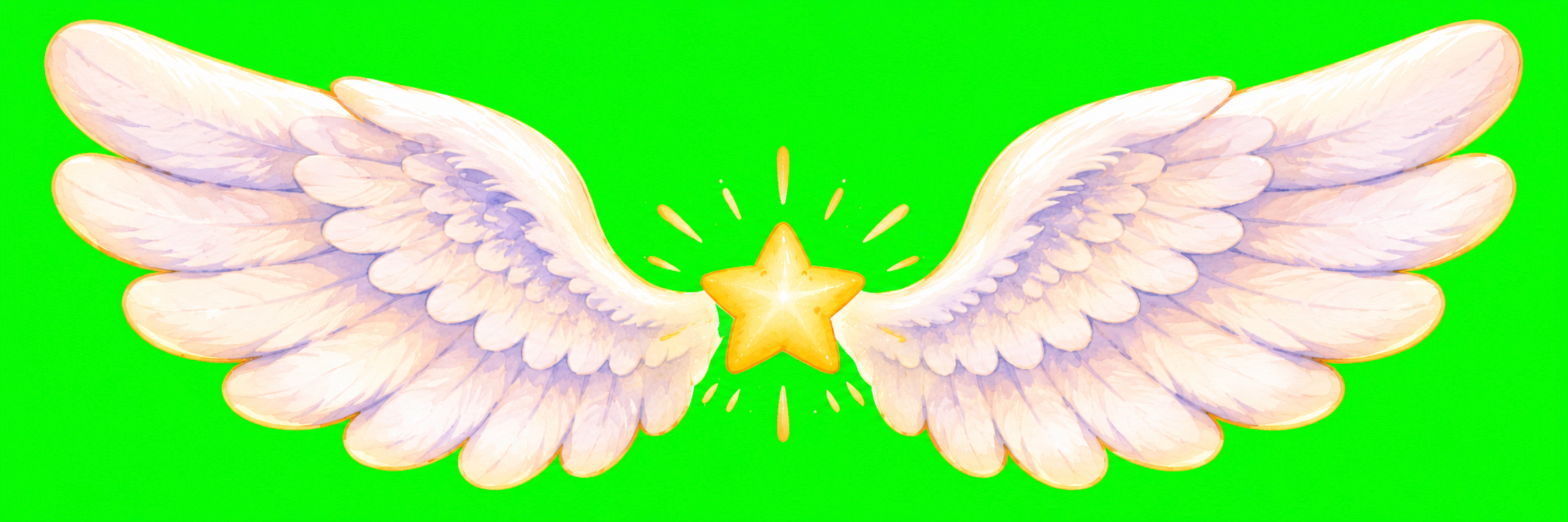
#> input picture fuentes/ilustraciones_alas_croma.png, 1568 x 522 px
$ python alas_acuarela.py
#> lines starting #> are read from the running program, lines starting #| are printed output that depends on the picture
"""Recorta las alas en acuarela hechas con ChatGPT sobre verde croma
(fuentes/ilustraciones_alas_croma.png) y las guarda con fondo transparente en img/alas.webp.
Uso: python3 fuentes/alas_acuarela.py"""
import pathlib
import numpy as np
from PIL import Image
raiz = pathlib.Path(__file__).resolve().parent.parent
a = np.asarray(Image.open(raiz / 'fuentes' / 'ilustraciones_alas_croma.png').convert('RGB')).astype(float)
r, g, b = a[..., 0], a[..., 1], a[..., 2]
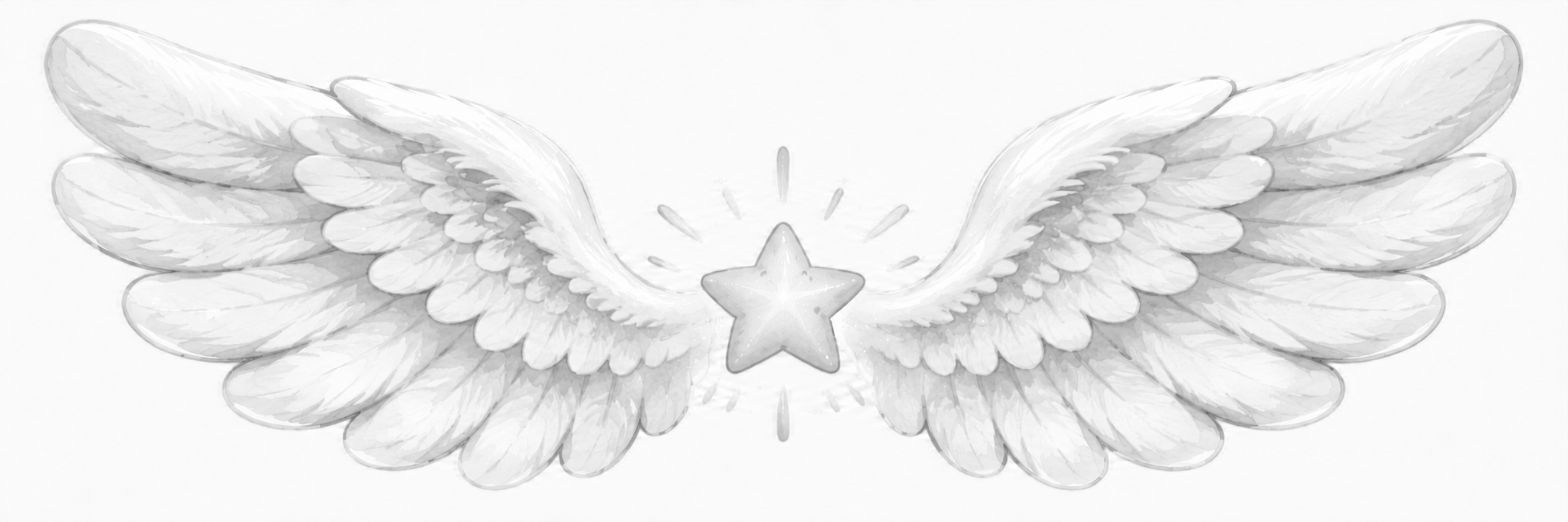
#> g: shape (522, 1568) float64; min 96, max 255, mean 237
verde = g - np.maximum(r, b)                 # cuánto «verde croma» tiene cada píxel
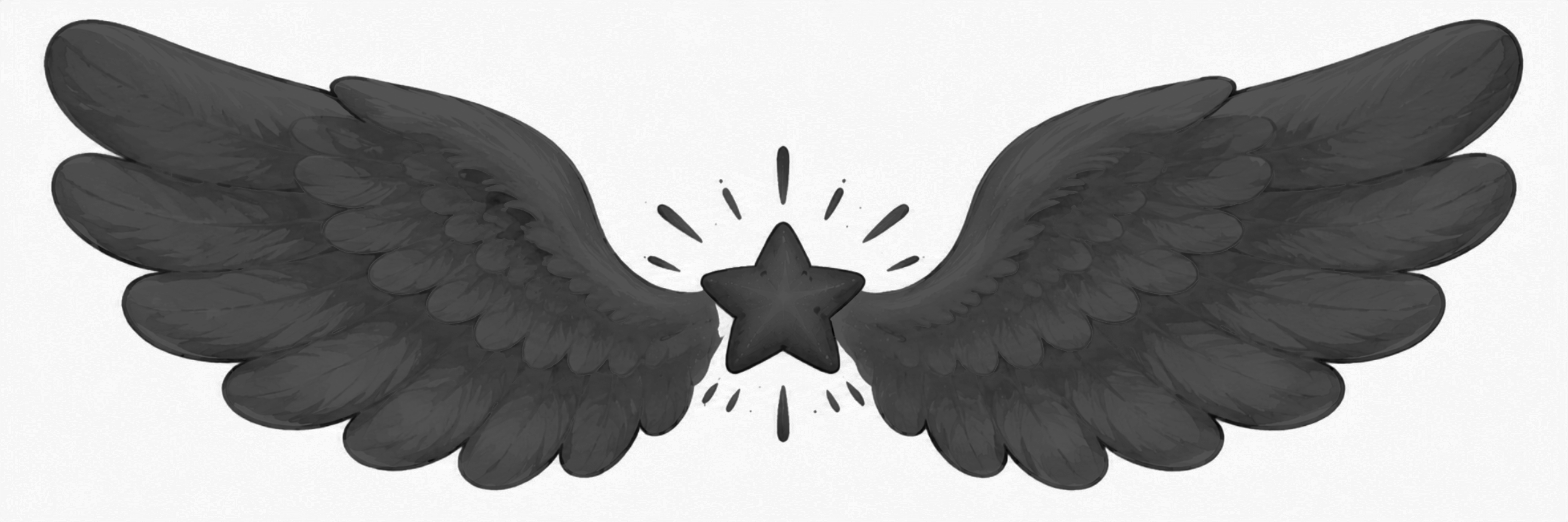
#> verde: shape (522, 1568) float64; min -122, max 253, mean 109.4; drawn with min black and max white
alfa = np.clip(1 - (verde - 40) / 120, 0, 1)  # >160 = fondo, <40 = ala
# quita el reflejo verde de los bordes
g2 = np.where(verde > 0, np.minimum(g, np.maximum(r, b)), g)
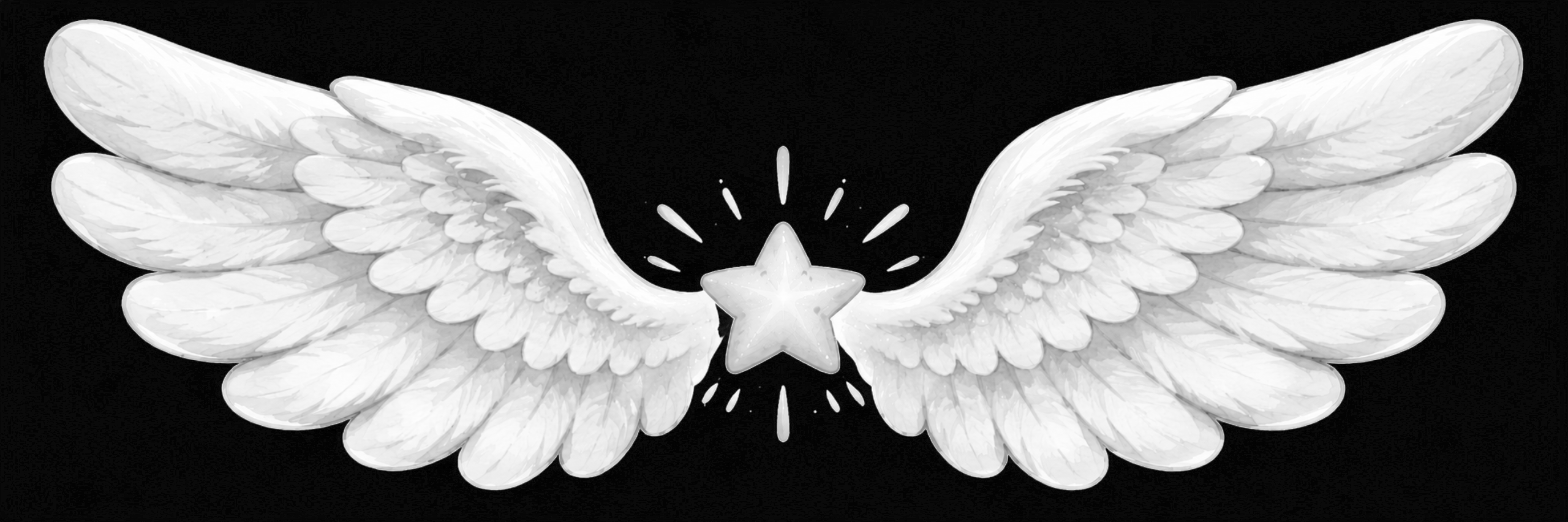
#> g2: shape (522, 1568) float64; min 0, max 255, mean 116.4
out = np.dstack([r, g2, b, alfa * 255]).astype(np.uint8)
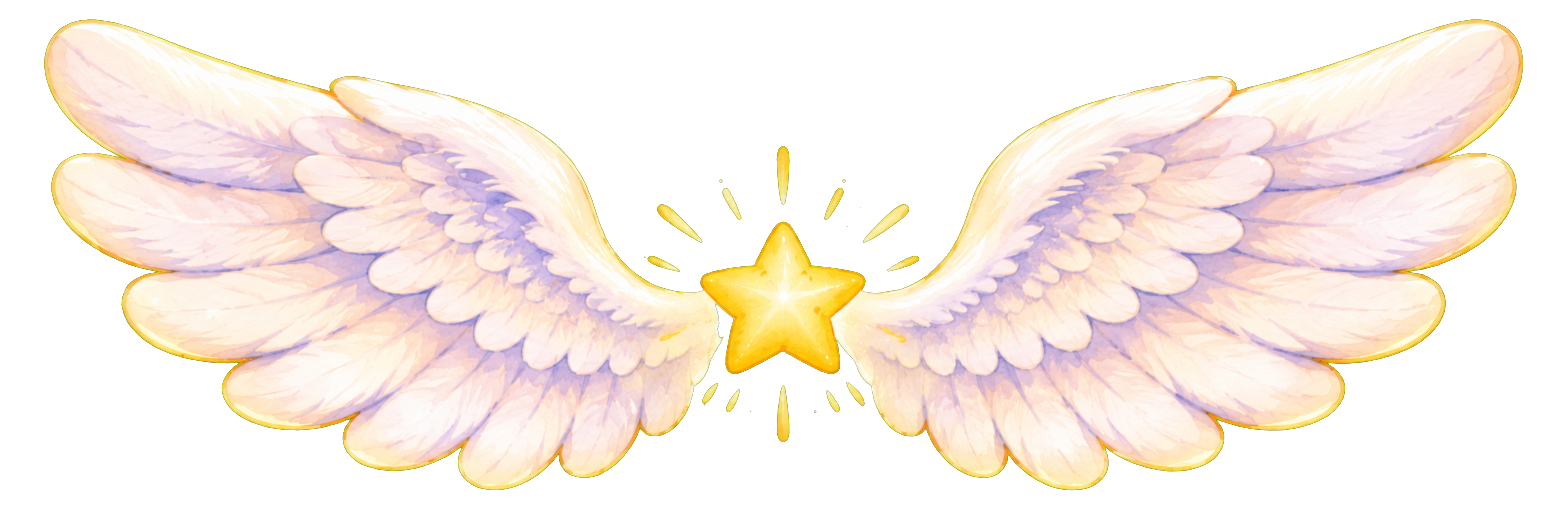
#> out: shape (522, 1568, 4); mean of channels 0, 1, 2, 3 127.1, 116.4, 106.2, 128; transparent parts drawn white
im = Image.fromarray(out, 'RGBA')
im = im.crop(im.getchannel('A').point(lambda v: 255 if v > 20 else 0).getbbox())
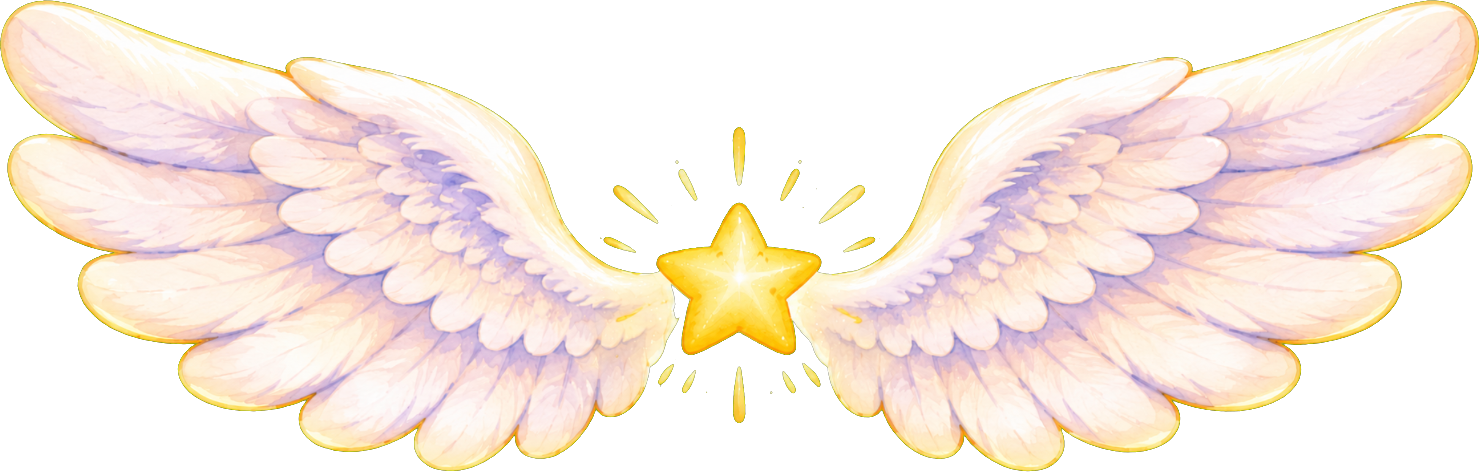
#> im: PIL image 1479x472 RGBA; mean R, G, B, A 147.8, 135.2, 123.9, 150.1; transparent parts drawn white
im = im.resize((900, round(im.height * 900 / im.width)), Image.LANCZOS)
#> im: PIL image 900x287 RGBA
im.save(raiz / 'img' / 'alas.webp', quality=88, method=6)
print(im.size)
#| (900, 287)

$ run again, with fuentes/ilustraciones_alas.png copied over fuentes/ilustraciones_alas_croma.png
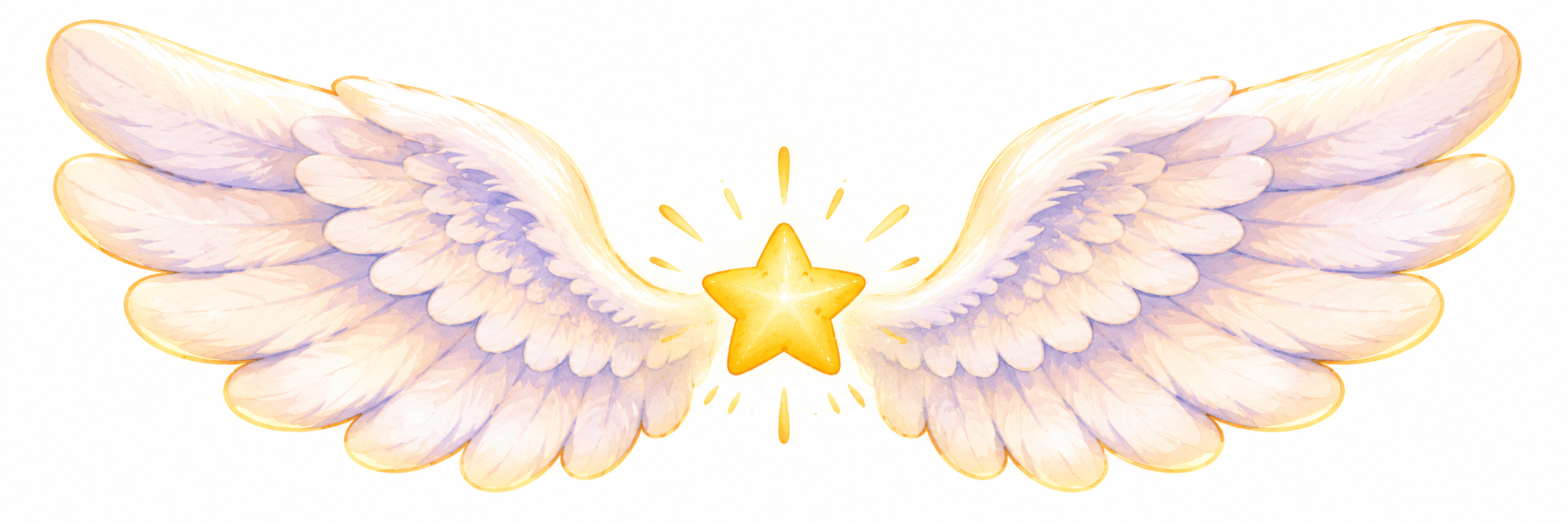
#> input picture fuentes/ilustraciones_alas.png, 1568 x 522 px
#> `r, g, b = a[..., 0], a[..., 1], a[..., 2]`:
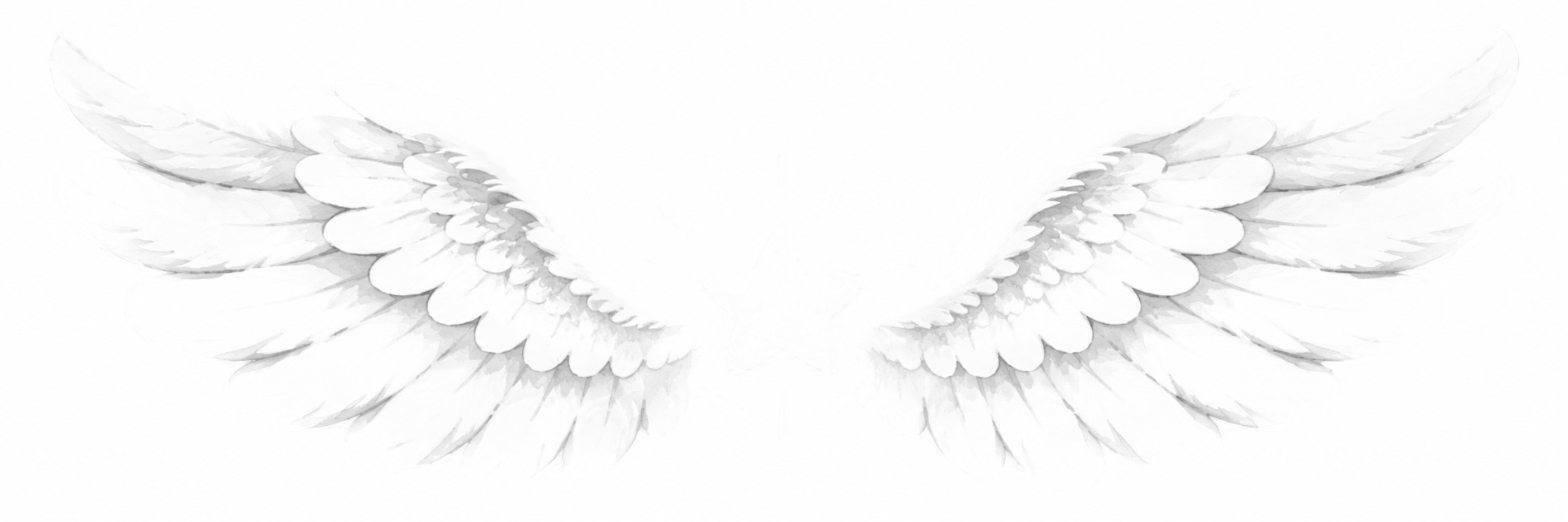
#> r: shape (522, 1568) float64; min 108, max 255, mean 249.8
#> `verde = g - np.maximum(r, b)`:
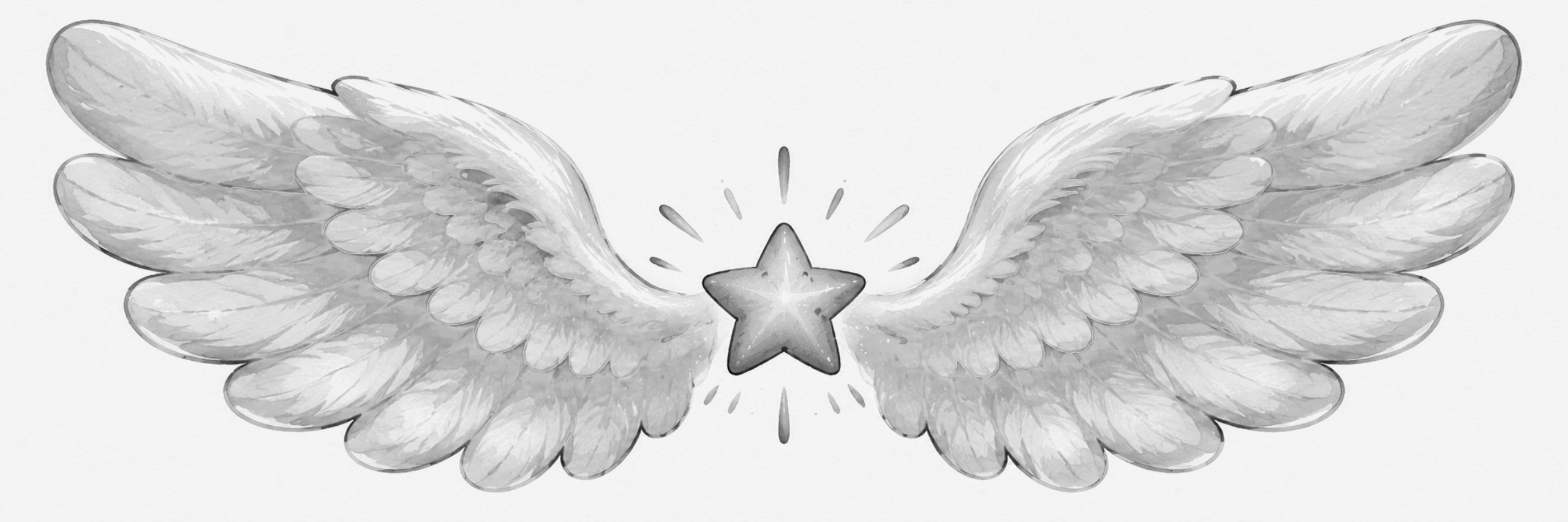
#> verde: shape (522, 1568) float64; min -116, max 5, mean -11.21; drawn with min black and max white
#> alfa: shape (522, 1568) float64; every value is 1
#| (900, 300)
